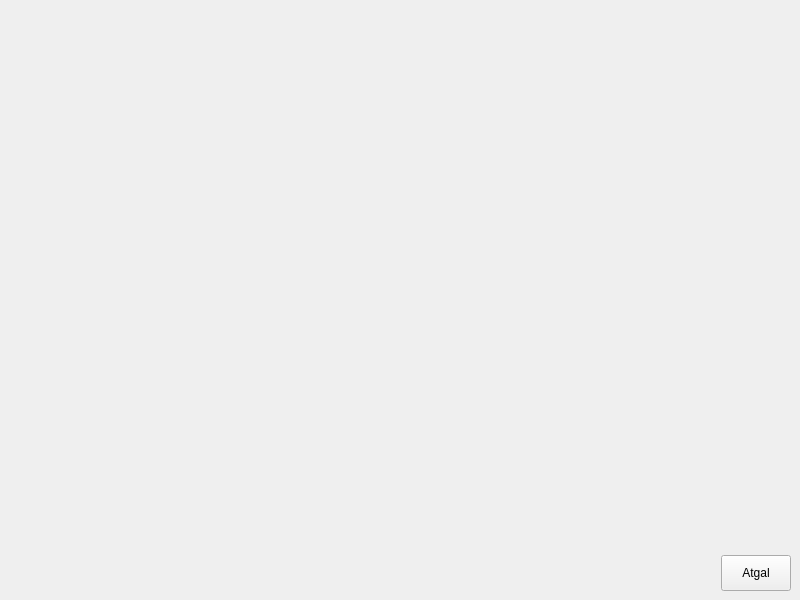
<?xml version="1.0" encoding="UTF-8"?>
<ui version="4.0">
 <class>BeerMap</class>
 <widget class="QMainWindow" name="BeerMap">
  <property name="geometry">
   <rect>
    <x>0</x>
    <y>0</y>
    <width>800</width>
    <height>600</height>
   </rect>
  </property>
  <property name="windowTitle">
   <string>MainWindow</string>
  </property>
  <property name="styleSheet">
   <string notr="true">#BeerMap { border-image:url(:/images/background.png); } </string>
  </property>
  <widget class="QWidget" name="centralwidget">
   <layout class="QVBoxLayout" name="verticalLayout">
    <item>
     <widget class="QWidget" name="widget" native="true">
      <property name="sizePolicy">
       <sizepolicy hsizetype="Preferred" vsizetype="MinimumExpanding">
        <horstretch>0</horstretch>
        <verstretch>0</verstretch>
       </sizepolicy>
      </property>
      <layout class="QVBoxLayout" name="verticalLayout_2">
       <item>
        <layout class="QHBoxLayout" name="layout"/>
       </item>
      </layout>
     </widget>
    </item>
    <item>
     <layout class="QHBoxLayout" name="horizontalLayout">
      <item>
       <spacer name="horizontalSpacer">
        <property name="orientation">
         <enum>Qt::Horizontal</enum>
        </property>
        <property name="sizeHint" stdset="0">
         <size>
          <width>40</width>
          <height>20</height>
         </size>
        </property>
       </spacer>
      </item>
      <item>
       <widget class="QPushButton" name="btnBack">
        <property name="styleSheet">
         <string notr="true">#btnBack{
border-image:url(:/images/batonas.png);
padding:10px 20px 10px 20px;
}</string>
        </property>
        <property name="text">
         <string>Atgal</string>
        </property>
       </widget>
      </item>
     </layout>
    </item>
   </layout>
  </widget>
 </widget>
 <resources/>
 <connections/>
</ui>
